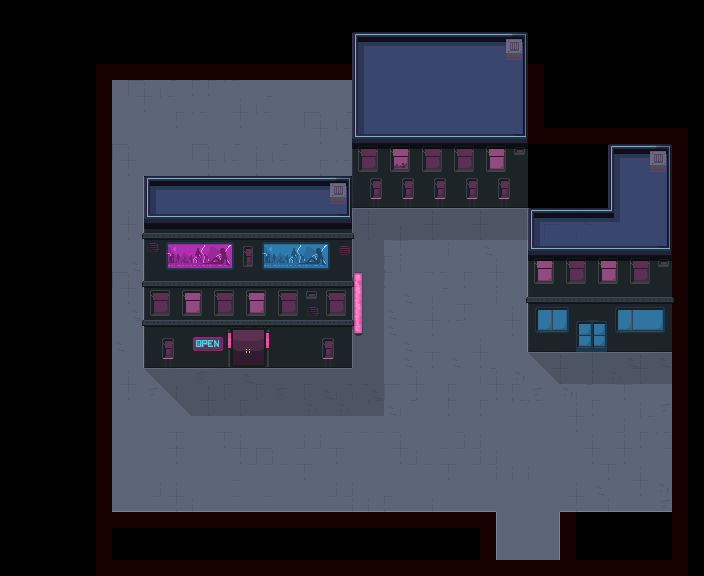

This game map was drawn from its Tiled (.tmx) file and the tilesets committed beside it. A one-line description and the trimmed map source follow:
An orthogonal 44x36 tile map with 16x16 px tiles, 11 tile layers (Suelo, Rotos de suelo, Aire, Paredes, ...), 3 tilesets and 7 objects (5x Spawn, 2x Down).

<map version="1.0" tiledversion="1.0.3" orientation="orthogonal" renderorder="right-down" width="44" height="36" tilewidth="16" tileheight="16" nextobjectid="27">
 <tileset firstgid="1" source="../../tileset/tileset16.tsx" />
 <tileset firstgid="65" source="../../tileset/Decoracion.tsx" />
 <tileset firstgid="129" source="../../tileset/city.tsx" />
 <layer name="Suelo" width="44" height="36">
  <data>[1584 cells, 793 non-empty, 10 distinct tile ids]</data>
 </layer>
 <layer name="Rotos de suelo" width="44" height="36">
  <data>[1584 cells, 312 non-empty, 16 distinct tile ids]</data>
 </layer>
 <layer name="Aire" width="44" height="36">
  <data>[1584 cells, 182 non-empty, 2 distinct tile ids]</data>
 </layer>
 <layer name="Paredes" width="44" height="36">
  <data>[1584 cells, 352 non-empty, 19 distinct tile ids]</data>
 </layer>
 <layer name="Sombras" width="44" height="36">
  <data>[1584 cells, 97 non-empty, 2 distinct tile ids]</data>
 </layer>
 <layer name="Puertas" width="44" height="36">
  <data>[1584 cells, 13 non-empty, 13 distinct tile ids]</data>
 </layer>
 <layer name="Ventanas" width="44" height="36">
  <data>[1584 cells, 116 non-empty, 47 distinct tile ids]</data>
 </layer>
 <layer name="Decoracion de edificio" width="44" height="36">
  <data>[1584 cells, 4 non-empty, 3 distinct tile ids]</data>
 </layer>
 <layer name="Cosas de encima" width="44" height="36">
  <data>[1584 cells, 58 non-empty, 8 distinct tile ids]</data>
 </layer>
 <layer name="Techo" width="44" height="36">
  <data>[1584 cells, 43 non-empty, 5 distinct tile ids]</data>
 </layer>
 <layer name="Carteles" width="44" height="36">
  <data>[1584 cells, 6 non-empty, 6 distinct tile ids]</data>
 </layer>
 <objectgroup name="Puertas">
  <object id="8" name="Down" x="496" y="544" width="64" height="16" />
 </objectgroup>
 <objectgroup name="Entradas">
  <object id="13" name="Down" gid="56" x="512" y="480" width="16" height="16" />
 </objectgroup>
 <objectgroup name="Spawners">
  <object id="14" name="Spawn" gid="64" x="592" y="432" width="16" height="16">
   <properties>
    <property name="Gunner" type="bool" value="true" />
    <property name="Stalker" type="bool" value="true" />
   </properties>
  </object>
  <object id="16" name="Spawn" gid="64" x="418" y="252.667" width="16" height="16">
   <properties>
    <property name="Gunner" type="bool" value="true" />
    <property name="Stalker" type="bool" value="true" />
   </properties>
  </object>
  <object id="18" name="Spawn" gid="64" x="160" y="416" width="16" height="16">
   <properties>
    <property name="Gunner" type="bool" value="true" />
    <property name="Stalker" type="bool" value="false" />
   </properties>
  </object>
  <object id="21" name="Spawn" gid="64" x="159.333" y="130" width="16" height="16">
   <properties>
    <property name="Gunner" type="bool" value="true" />
    <property name="Stalker" type="bool" value="false" />
   </properties>
  </object>
  <object id="22" name="Spawn" gid="64" x="368" y="464" width="16" height="16">
   <properties>
    <property name="Gunner" type="bool" value="true" />
    <property name="Stalker" type="bool" value="false" />
   </properties>
  </object>
 </objectgroup>
 <objectgroup name="Animados" />
</map>
